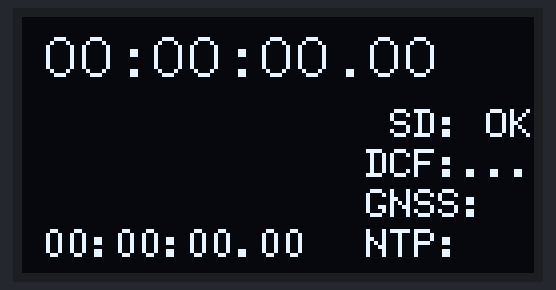
A sketch run on a simulated Arduino Uno, built with avr-gcc and run on an emulated ATmega328P. Shown: 128×64 one-colour display.

Above: at 0.2 s.

The sketch:

display.ino
```cpp
#include "Display.h"

unsigned long currentMillis = 0;

char timeStr[] = "00:00:00.00";
char sd_string[] = " OK";
char cas_string[] = "...";
char zmereny_cas[] = "00:00:00.00";

void setup() {
  display_setup();
}

void loop() {
  display(timeStr, sd_string, cas_string, zmereny_cas);
}
```

display.cpp
```cpp
#include <U8g2lib.h>

#include "Display.h"

U8G2_SSD1306_128X64_NONAME_F_SW_I2C u8g2(U8G2_R0, /* clock=*/ SCL, /* data=*/ SDA, /* reset=*/ U8X8_PIN_NONE); // Software I2C

void display_setup() {
  u8g2.begin();
}

void display(char timeStr[], char sd_string[], char cas_string[], char zmereny_cas[]) {
  u8g2.firstPage();
  do {
    u8g2.setFont(u8g2_font_9x18_tr);
    u8g2.drawStr(5, 15, timeStr);
    u8g2.setFont(u8g2_font_6x12_tr);
    u8g2.drawStr(5, 60, zmereny_cas);
    u8g2.drawStr(92, 30, "SD:");
    u8g2.drawStr(110, 30, sd_string);
    u8g2.drawStr(86, 40, "DCF:");
    u8g2.drawStr(110, 40, cas_string);
    u8g2.drawStr(86, 50, "GNSS:");
    u8g2.drawStr(86, 60, "NTP:");
  } while (u8g2.nextPage());
}
```

display.h
```cpp
#ifndef DISPLAY_H
#define DISPLAY_H

void display_setup();
void display(char timeStr[], char sd_string[], char cas_string[], char zmereny_cas[]);

#endif
```
